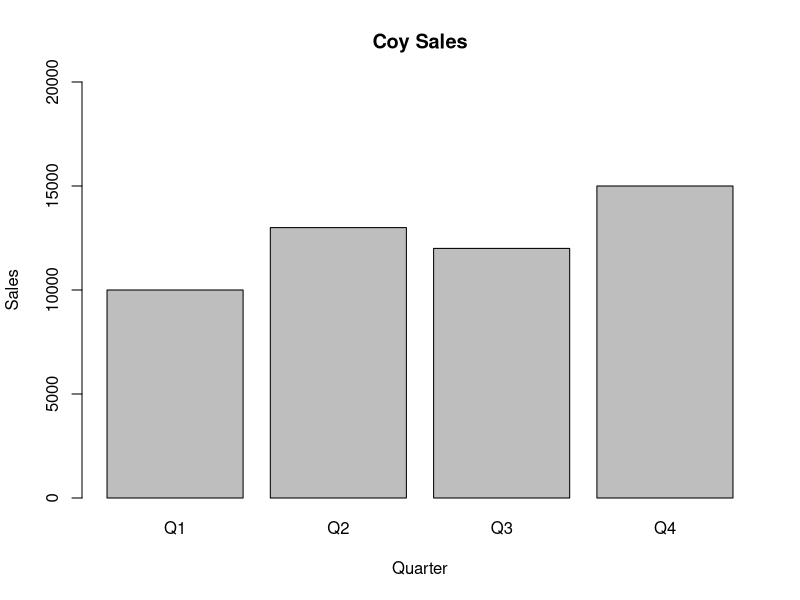

Generate this figure with R:
# Assignment-3 Q-2
v1 <- sample(c('A','P'), size=30, replace=T, prob = c(0.3,0.7))
v1
table(v1)
# Q-1
q = c('Q1','Q2','Q3','Q4')
s = c(10000,13000,12000,15000)
df1 = data.frame(q,s)
df1
barplot(df1$s,names.arg=df1$q,xlab='Quarter',ylab='Sales',main='Coy Sales',ylim=c(0,20000))
df1[df1$s>11000,]
df1[df1$q=='Q3',2]
# Q-3
set.seed(1000)
P1 <- ceiling(runif(10,30,100))
set.seed(1100)
P2 <- ceiling(runif(10,30,100))
set.seed(1200)
P3 <- ceiling(runif(10,30,100))
set.seed(1300)
P4 <- ceiling(runif(10,30,100))
set.seed(1400)
P5 <- ceiling(runif(10,30,100))
df2 <- data.frame(P1,P2,P3,P4,P5)
rownames(df2) <- c('M1','M2','M3','M4','M5','M6','M7','M8','M9','M10')
df2
mean(df2$P1) # returns 60.3
mean(df2$P2) # returns 56.8
mean(df2$P3) # returns 70.5
mean(df2$P4) # returns 64.7
mean(df2$P5) # returns 68.5
sum(df2['M1',])/ncol(df2) # returns 59.2
sum(df2['M2',])/ncol(df2) # returns 66.2
sum(df2['M3',])/ncol(df2) # returns 69.6
sum(df2['M4',])/ncol(df2) # returns 61.6
sum(df2['M5',])/ncol(df2) # returns 60.4
sum(df2['M6',])/ncol(df2) # returns 50.4
sum(df2['M7',])/ncol(df2) # returns 65.2
sum(df2['M8',])/ncol(df2) # returns 74.8
sum(df2['M9',])/ncol(df2) # returns 70.2
sum(df2['M10',])/ncol(df2) # returns 64
# Q-4
# Create a list for storing  various info 
g <- c('Achal','Apoorva','Lalit','Goldie') # vector for guests
course <- c('BSc','LLB','MSc')
school <- c('Animation','Law','Data Science')
number <- c(50,20,24)
males <- c(40,16,19)
females <- c(10,4,5)
hosts <- data.frame(course,school,number,males,females)
food <- c(100,300,400,500,230)
decoration <- c(500,200,150,400,700)
list1 <- list(g,hosts,food,decoration)
sum(list1[[3]])
sum(list1[[4]])
list1[[2]]$males
list1[[2]]$females
length(list1[[1]])
# Q-6
Students <- c('S1','S2','S3','S4','S5')
Gender <- c('M','F', 'M', 'M', 'F')
Age <- c(23, 22, 21, 25, 22)
City <- c('Delhi','Noida','Lucknow','Delhi','Noida')
Cat <- c('Gen','OBC','Gen','SCST','Gen')
sdf <- data.frame(Students,Gender,Age,City,Cat,stringsAsFactors = F)
table(sdf$Cat,sdf$Students)
table(sdf$Gender,sdf$Students)
sdf[1,'Students'] = 'Student1'
sdf[2,'Students'] = 'Student2'
sdf[3,'Students'] = 'Student3'
sdf[4,'Students'] = 'Student4'
sdf[5,'Students'] = 'Student5'

